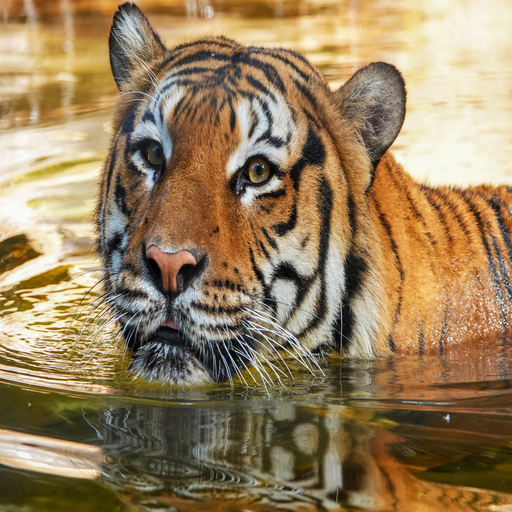
#> input picture 201-李帅-深圳/第三次作业/tiger.png, 512 x 512 px
$ python histogram.py
#> lines starting #> are read from the running program, lines starting #| are printed output that depends on the picture
# 直方图均衡化算法、椒盐噪声、高斯噪声

import cv2
import numpy as np
from matplotlib import pyplot as plt

img = cv2.imread("tiger.png", 1)
#> img is the input picture: shape (512, 512, 3); mean B, G, R 94.1, 128.7, 152
gray = cv2.cvtColor(img, cv2.COLOR_BGR2GRAY)
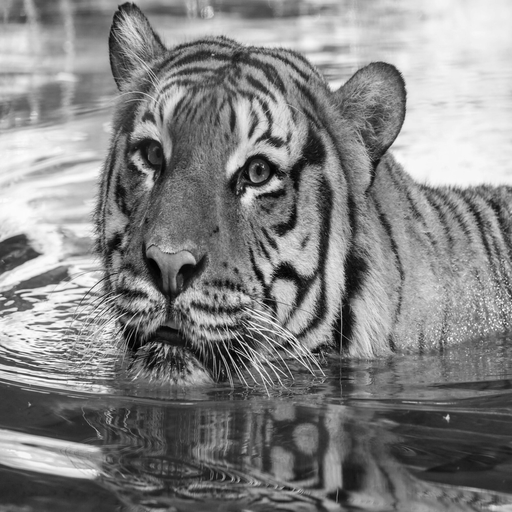
#> gray: shape (512, 512); min 0, max 255, mean 131.7
dst = cv2.equalizeHist(gray)
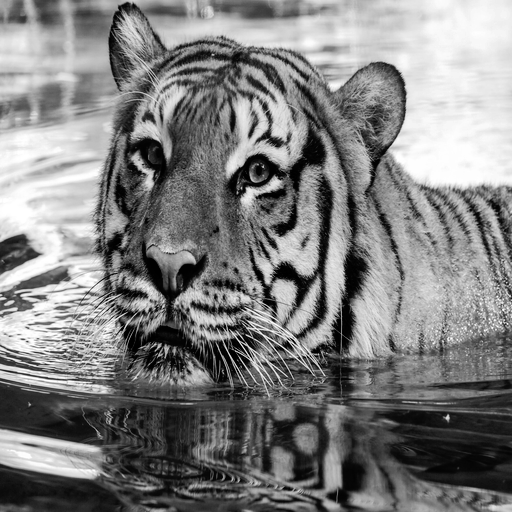
#> dst: shape (512, 512); min 0, max 255, mean 128.1

hist = cv2.calcHist([dst], [0], None, [256], [0, 256])
#> hist = 256 values, max 1932 at index 191, min 0 at index 18, mean 1024

plt.figure()
plt.hist(dst.ravel(), 256)
plt.show()
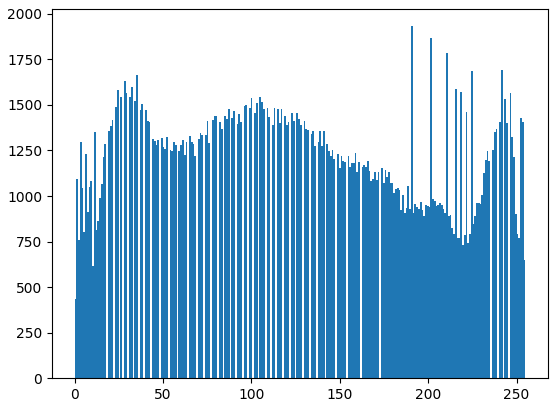
#> figure drawn by matplotlib, 1 panel; tallest bar 1932 high, from x = 190.3 to 191.2

cv2.imshow("Histogram Equalization", np.hstack([gray, dst]))
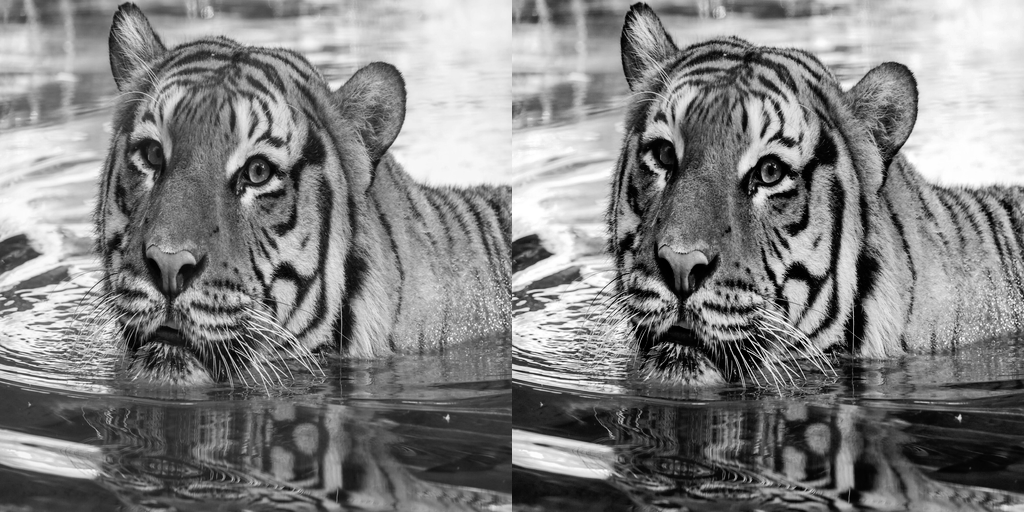
#> window 'Histogram Equalization': shape (512, 1024); min 0, max 255, mean 129.9
cv2.waitKey(0)
